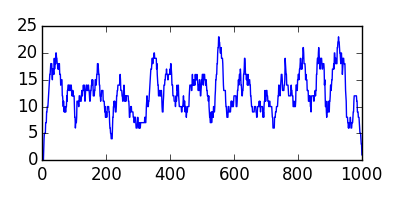

Generate this figure with Python:
results = "coverage.png"
coverage = [0] * len(myseq)
for start in starts:
  for i in range(start, start+readlen):
    coverage[i] += 1

import matplotlib, numpy
matplotlib.use('Agg')
import matplotlib.pyplot as plt
fig=plt.figure(figsize=(4,2))
plt.plot(coverage)
fig.tight_layout()
plt.savefig(results)
results